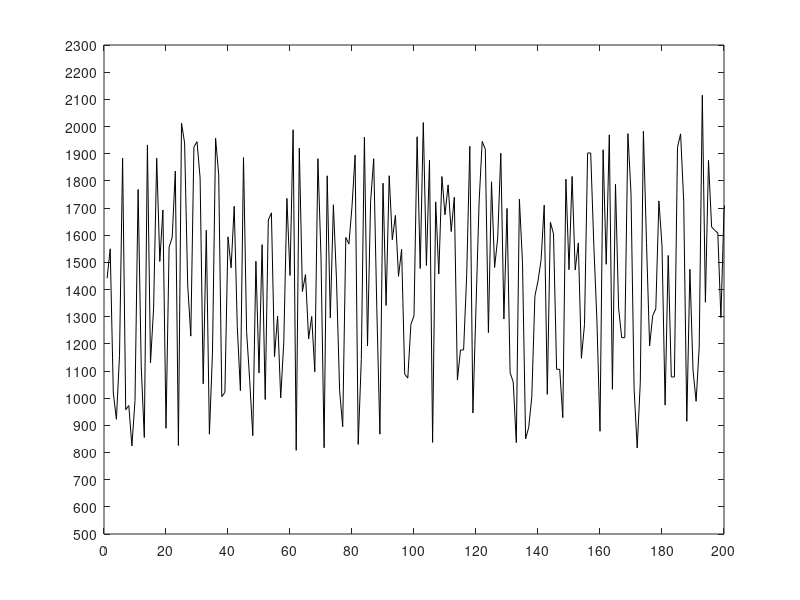

The MATLAB script that drew this image:
%% Session 1
fileID = fopen('g1s1.txt','r');
formatSpec = '%f';
A = fscanf(fileID,formatSpec);
plot(A,'Color','black');
set(gca,'XTick',[0:20:200])
set(gca,'YTick',[500:100:2300]) 
ylim([500 2300])
xlim([0 200])
fclose(fileID);
%% Session 2

